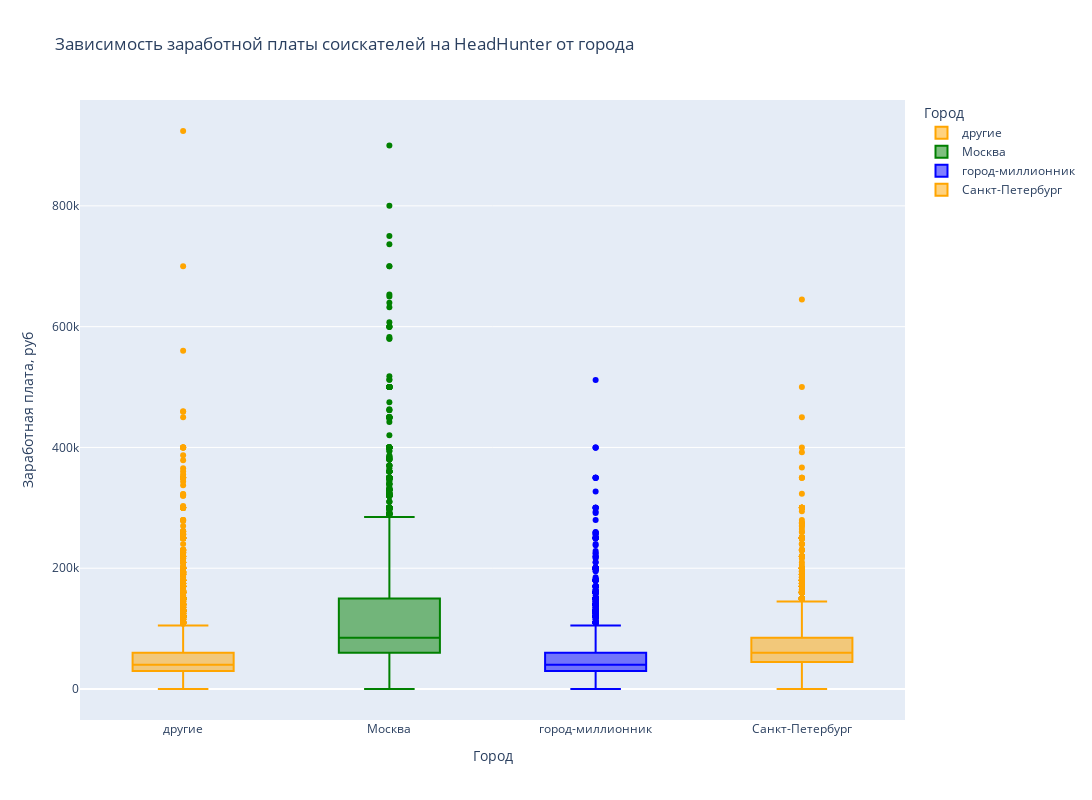

Notebook code for this chart:
### Markdown cell above
5. Постройте диаграмму, которая показывает распределение желаемой заработной платы (**"ЗП (руб)"**) в зависимости от города (**"Город"**). Используйте для диаграммы данные о резюме, где желаемая заработная плата меньше 1 млн рублей.
*Сделайте выводы по полученной диаграмме: как соотносятся медианные уровни желаемой заработной платы и их размах в городах? Как вы считаете, важен ли признак города при прогнозировании заработной платы?*

### Code cell
mask = hh_data['ЗП (руб)'] < 1_000_000
data_box = hh_data[mask]. copy()

fig = px.box(
    data_frame = data_box,
    x = 'Город',
    y = 'ЗП (руб)',
    color = 'Город',
    color_discrete_sequence=["orange", "green", "blue"],
    labels={'ЗП (руб)':'Заработная плата, руб'},
    title= 'Зависимость заработной платы соискателей на HeadHunter от города',
    width=1200, 
    height=800
)
fig.show()

fig.write_html("plotly/box_salary_city.html")

### Figure 1 — Plotly figure (JSON) as saved in the notebook; plotly's stock layout.template omitted (floating-point values rounded to 4 significant figures; data arrays with more than 128 entries replaced by an {"elided": "..."} marker saying what was removed)
{"data": [{"alignmentgroup": "True", "hovertemplate": "Город=%{x}<br>Заработная плата, руб=%{y}<extra></extra>", "legendgroup": "другие", "marker": {"color": "orange"}, "name": "другие", "notched": false, "offsetgroup": "другие", "orientation": "v", "showlegend": true, "type": "box", "x": {"elided": "15852 str values"}, "x0": " ", "xaxis": "x", "y": {"elided": "15852 float values"}, "y0": " ", "yaxis": "y"}, {"alignmentgroup": "True", "hovertemplate": "Город=%{x}<br>Заработная плата, руб=%{y}<extra></extra>", "legendgroup": "Москва", "marker": {"color": "green"}, "name": "Москва", "notched": false, "offsetgroup": "Москва", "orientation": "v", "showlegend": true, "type": "box", "x": {"elided": "16617 str values"}, "x0": " ", "xaxis": "x", "y": {"elided": "16617 float values"}, "y0": " ", "yaxis": "y"}, {"alignmentgroup": "True", "hovertemplate": "Город=%{x}<br>Заработная плата, руб=%{y}<extra></extra>", "legendgroup": "город-миллионник", "marker": {"color": "blue"}, "name": "город-миллионник", "notched": false, "offsetgroup": "город-миллионник", "orientation": "v", "showlegend": true, "type": "box", "x": {"elided": "7332 str values"}, "x0": " ", "xaxis": "x", "y": {"elided": "7332 float values"}, "y0": " ", "yaxis": "y"}, {"alignmentgroup": "True", "hovertemplate": "Город=%{x}<br>Заработная плата, руб=%{y}<extra></extra>", "legendgroup": "Санкт-Петербург", "marker": {"color": "orange"}, "name": "Санкт-Петербург", "notched": false, "offsetgroup": "Санкт-Петербург", "orientation": "v", "showlegend": true, "type": "box", "x": {"elided": "4937 str values"}, "x0": " ", "xaxis": "x", "y": {"elided": "4937 float values"}, "y0": " ", "yaxis": "y"}], "layout": {"boxmode": "overlay", "height": 800, "legend": {"title": {"text": "Город"}, "tracegroupgap": 0}, "title": {"text": "Зависимость заработной платы соискателей на HeadHunter от города"}, "width": 1200, "xaxis": {"anchor": "y", "categoryarray": ["другие", "Москва", "город-миллионник", "Санкт-Петербург"], "categoryorder": "array", "domain": [0, 1], "title": {"text": "Город"}}, "yaxis": {"anchor": "x", "domain": [0, 1], "title": {"text": "Заработная плата, руб"}}}}
